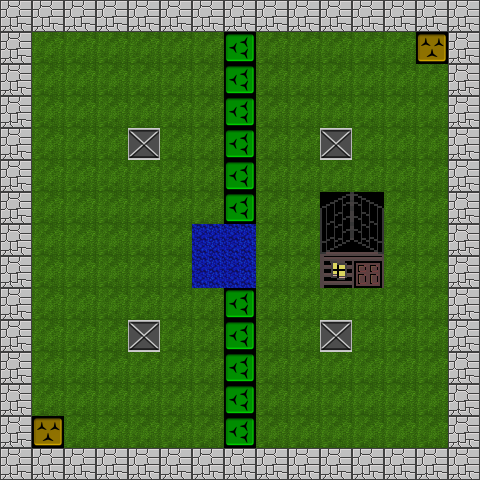

A 2D game scene composited from a Tiled map and its tileset images. What follows is a short description and the map's XML, with each tile layer's data collapsed to a summary:
An orthogonal 15x15 tile map with 32x32 px tiles, 2 tile layers (tilelaag, foreground), 2 tilesets and 3 objects (start, end, house).

<map version="1.0" orientation="orthogonal" width="15" height="15" tilewidth="32" tileheight="32">
 <tileset firstgid="1" name="sheet1" tilewidth="32" tileheight="32">
  <image source="sheet1.png" width="256" height="256" />
  <tile id="24">
   <properties>
    <property name="blocked" value="true" />
   </properties>
  </tile>
  <tile id="35">
   <properties>
    <property name="blocked" value="true" />
   </properties>
  </tile>
  <tile id="50">
   <properties>
    <property name="blocked" value="true" />
   </properties>
  </tile>
 </tileset>
 <tileset firstgid="65" name="spritesheet_full" tilewidth="32" tileheight="32">
  <image source="tilesets/spritesheet_full.png" width="512" height="512" />
  <tile id="146">
   <properties>
    <property name="blocked" value="true" />
   </properties>
  </tile>
  <tile id="147">
   <properties>
    <property name="blocked" value="true" />
   </properties>
  </tile>
  <tile id="162">
   <properties>
    <property name="blocked" value="true" />
   </properties>
  </tile>
  <tile id="163">
   <properties>
    <property name="blocked" value="true" />
   </properties>
  </tile>
  <tile id="178">
   <properties>
    <property name="blocked" value="true" />
   </properties>
  </tile>
 </tileset>
 <layer name="tilelaag" width="15" height="15">
  <data>[225 cells, 225 non-empty, 11 distinct tile ids]</data>
 </layer>
 <objectgroup name="objectlaag" width="15" height="15">
  <object name="start" x="32" y="416" width="32" height="32" />
  <object name="end" x="416" y="32" width="32" height="32" />
  <object name="house" x="352" y="256" width="32" height="32" />
 </objectgroup>
 <layer name="foreground" width="15" height="15">
  <data>[225 cells, 11 non-empty, 1 distinct tile ids]</data>
 </layer>
</map>
